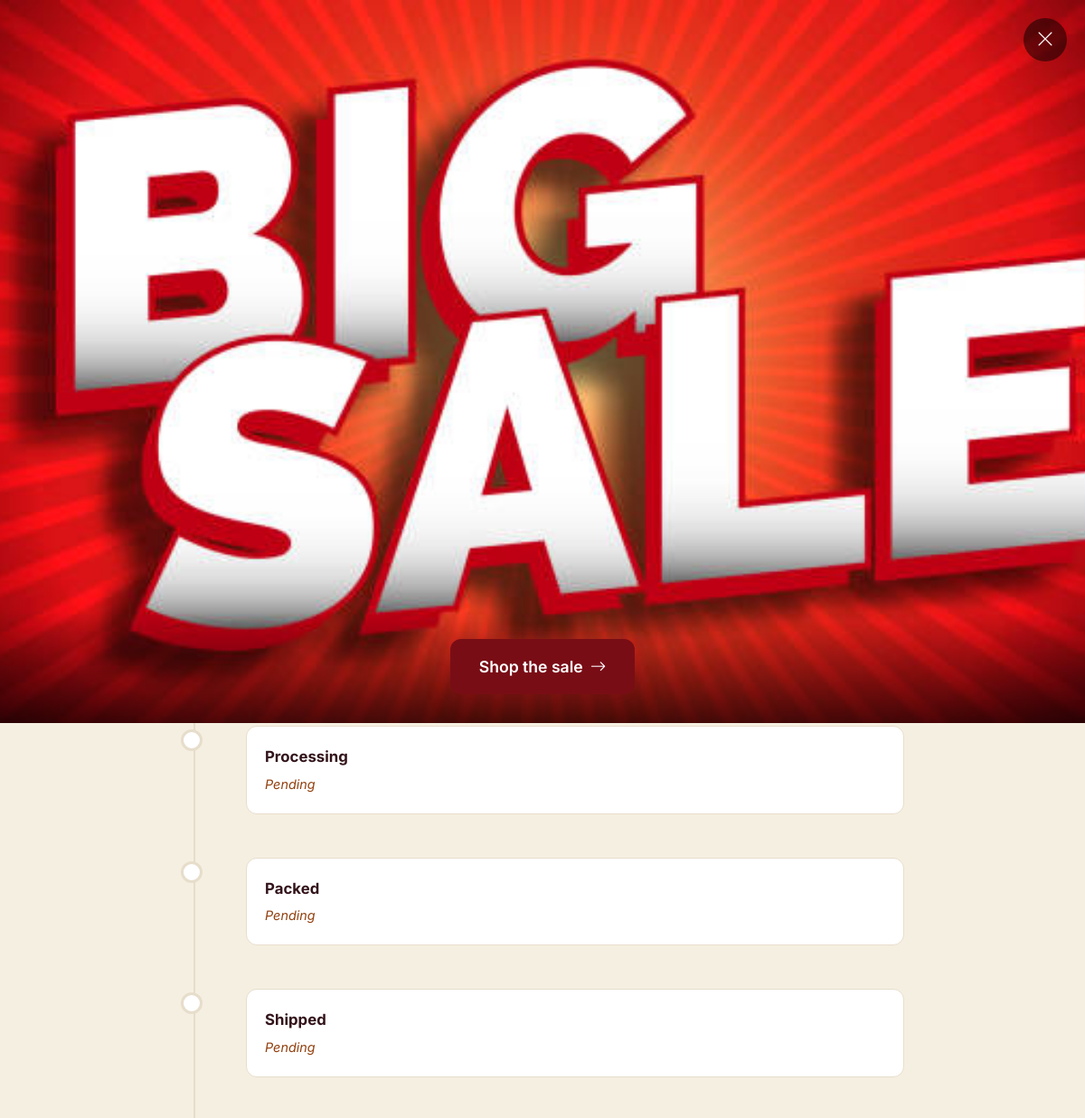
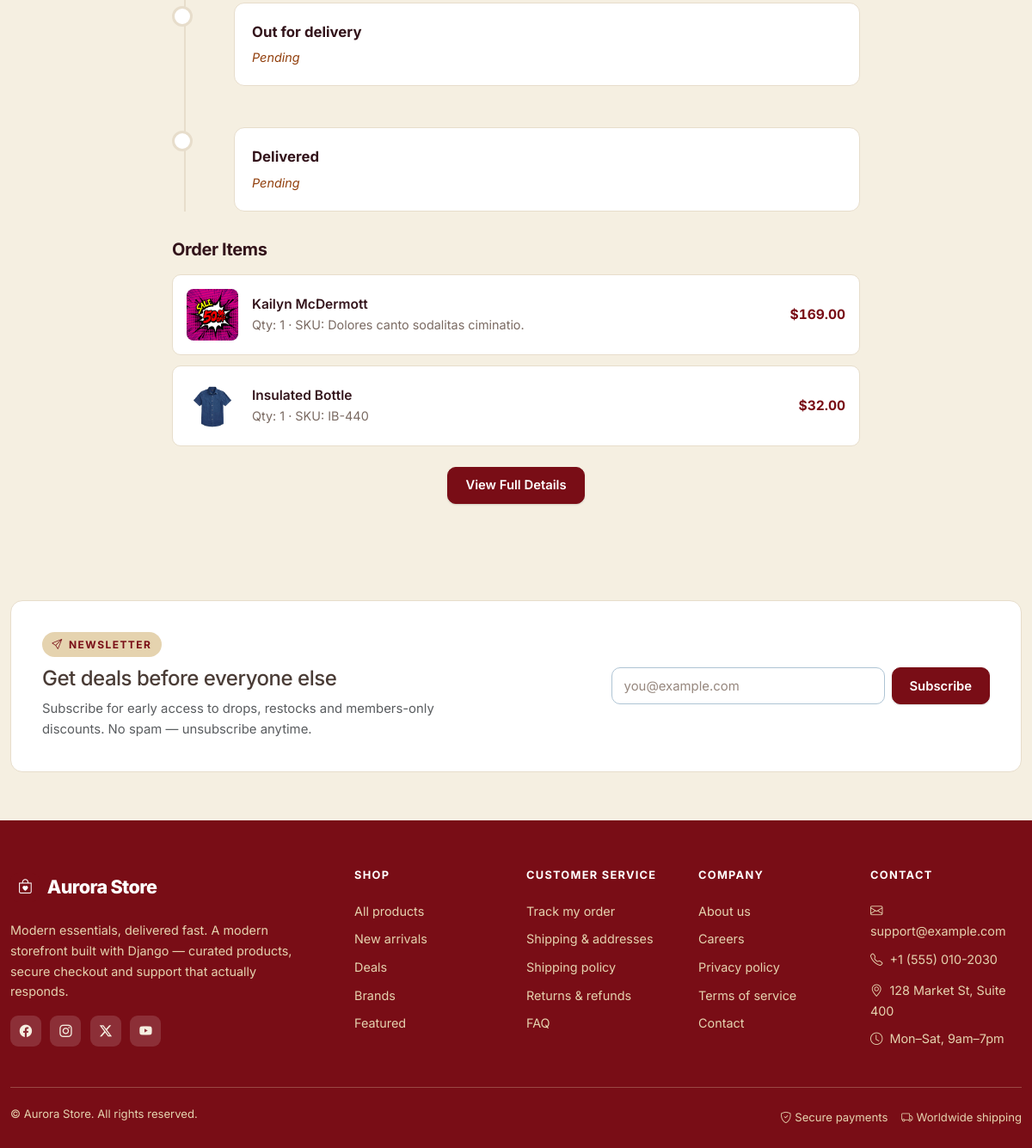
Page /orders/track/ORD-20261012-0005/ (signed in) on the committed database (2 pictures, top to bottom).
### apps/orders/models.py (models this page shows, shortened)
class OrderItem(models.Model):
    order = models.ForeignKey(Order, on_delete=models.CASCADE, related_name="items")
    product = models.ForeignKey(
        "catalog.Product",
        on_delete=models.SET_NULL,
        null=True,
        blank=True,
        related_name="order_items",
    )
    variant = models.ForeignKey(
        "catalog.ProductVariant",
        on_delete=models.SET_NULL,
        null=True,
        blank=True,
        related_name="order_items",
    )
    product_name = models.CharField(max_length=255)
    product_slug = models.CharField(max_length=255, blank=True)
    product_sku = models.CharField(max_length=64)
    variant_name = models.CharField(max_length=150, blank=True)
    image_url = models.CharField(max_length=500, blank=True)
    unit_price = models.DecimalField(max_digits=10, decimal_places=2)
    original_price = models.DecimalField(max_digits=10, decimal_places=2, default=0)
    quantity = models.PositiveIntegerField(default=1)
    line_total = models.DecimalField(max_digits=10, decimal_places=2, default=0)
    class Meta:
        ordering = ("id",)
    @property
    def display_name(self):
        if self.variant_name:
            return f"{self.product_name} ({self.variant_name})"
        return self.product_name

### apps/banners/models.py (models this page shows, shortened)
class Banner(TimeStampedModel):
    class ClickAction(models.TextChoices):
        LINK = "link", _("Navigate to URL")
        MODAL = "modal", _("Open full-screen modal")
    class DeviceTarget(models.TextChoices):
        ALL = "all", _("All devices")
        DESKTOP = "desktop", _("Desktop only")
        MOBILE = "mobile", _("Mobile only")
    class TextAlignment(models.TextChoices):
        LEFT = "left", _("Left")
        CENTER = "center", _("Center")
        RIGHT = "right", _("Right")
    class ButtonStyle(models.TextChoices):
        PRIMARY = "primary", _("Primary")
        OUTLINE = "outline", _("Outline")
        GHOST = "ghost", _("Ghost")
    title = models.CharField(_("title"), max_length=200)
    slug = models.SlugField(_("slug"), max_length=200, unique=True)
    image = models.ImageField(
        _("image"),
        upload_to="banners/%Y/%m/",
        validators=[validate_image_file],
        help_text=_("Main desktop image (recommended 1920x600px)"),
    )
    mobile_image = models.ImageField(
        _("mobile image"),
        upload_to="banners/%Y/%m/",
        blank=True,
        validators=[validate_image_file],
        help_text=_("Optional mobile-specific image (recommended 750x800px)"),
    )
    click_action = models.CharField(
        _("click action"),
        max_length=10,
        choices=ClickAction.choices,
        default=ClickAction.LINK,
    )
    link_url = models.URLField(
        _("link URL"),
        blank=True,
        help_text=_("Required when click action is 'Navigate to URL'"),
    )
    modal_content = models.TextField(
        _("modal content"),
        blank=True,
        help_text=_("HTML content for modal (when click action is 'Open full-screen modal')"),
    )
    button_text = models.CharField(
        _("button text"),
        max_length=50,
        blank=True,
        help_text=_("CTA button text (e.g., 'Shop Now', 'Learn More')"),
    )
    button_style = models.CharField(
        _("button style"),
        max_length=10,
        choices=ButtonStyle.choices,
        default=ButtonStyle.PRIMARY,
    )
    valid_from = models.DateTimeField(_("valid from"), default=timezone.now)
    valid_until = models.DateTimeField(_("valid until"), null=True, blank=True)
    is_active = models.BooleanField(_("active"), default=True, db_index=True)
    device_target = models.CharField(
        _("device target"),
        max_length=10,
        choices=DeviceTarget.choices,
        default=DeviceTarget.ALL,
    )
    countries = models.JSONField(
        _("countries"),
        default=list,
        blank=True,
        help_text=_("ISO 3166-1 alpha-2 country codes (e.g., ['US', 'CA']). Empty = all countries."),
    )
    user_segments = models.JSONField(
        _("user segments"),
        default=dict,
        blank=True,
        help_text=_("JSON object: {'new_visitors': true, 'returning': false, 'has_orders': true}"),
    )
    min_order_count = models.PositiveIntegerField(
        _("minimum order count"),
        default=0,
        help_text=_("Show only to users with at least this many completed orders"),
    )
    show_once_per_session = models.BooleanField(
        _("show once per session"),
        default=False,
        help_text=_("Use sessionStorage to show banner only once per browser session"),
    )
    is_popup = models.BooleanField(
        _("deal popup"),
        default=False,
        db_index=True,
        help_text=_(
            "Auto-show as a centered deal popup near the top of the page on load "
            "(image only, with a close button)"
        ),
    )
    position = models.PositiveIntegerField(
        _("position"),
        default=0,
        help_text=_("Higher values appear first. Used for ordering multiple active banners."),
    )
    overlay_gradient = models.BooleanField(
        _("overlay gradient"),
        default=True,
        help_text=_("Dark gradient overlay for text readability on image"),
    )
    text_alignment = models.CharField(
        _("text alignment"),
        max_length=10,
        choices=TextAlignment.choices,
        default=TextAlignment.LEFT,
    )
    custom_css = models.TextField(
        _("custom CSS"),
        blank=True,
        help_text=_("Additional CSS classes or inline styles for advanced styling"),
    )
    impressions = models.PositiveIntegerField(_("impressions"), default=0, editable=False)
    clicks = models.PositiveIntegerField(_("clicks"), default=0, editable=False)
    class Meta:
        verbose_name = _("banner")
        verbose_name_plural = _("banners")
        ordering = ("-position", "-created_at")
        indexes = [
            models.Index(fields=["is_active", "valid_from", "valid_until"]),
            models.Index(fields=["position", "-created_at"]),
        ]
    @property
    def is_expired(self):
        return self.valid_until is not None and self.valid_until < timezone.now()
    @property
    def is_started(self):
        return self.valid_from <= timezone.now()
    @property
    def is_scheduled_valid(self):
        return self.is_started and not self.is_expired
    def matches_request(self, request, *, skip_session_check=False):
        if not self.is_active or not self.is_scheduled_valid:
            return False
        if self.device_target != self.DeviceTarget.ALL:
            is_mobile = getattr(request, "is_mobile", False)
            if self.device_target == self.DeviceTarget.MOBILE and not is_mobile:
                return False
            if self.device_target == self.DeviceTarget.DESKTOP and is_mobile:
                return False
        if self.countries:
            country_code = getattr(request, "country_code", None)
            if not country_code or country_code.upper() not in [c.upper() for c in self.countries]:
                return False
        if self.user_segments:
            if not self._matches_user_segments(request):
                return False
        if self.min_order_count > 0:
            if not self._matches_min_orders(request):
                return False
        if self.show_once_per_session and not skip_session_check:
            if self._seen_in_session(request):
                return False
        return True

### apps/orders/views.py (the view, shortened to what this page needs)
# urls.py: path("track/<str:order_number>/", views.track_order, name="track"),
def track_order(request, order_number):
    order = get_object_or_404(
        Order.objects.prefetch_related("items", "status_history", "payments"),
        order_number=order_number,
    )
    user = getattr(request, "user", None)
    signed_in = bool(user is not None and user.is_authenticated)
    owns_order = signed_in and order.user_id and order.user_id == user.pk
    is_staff = signed_in and user.is_management
    verify_email = request.GET.get("email", "").strip().lower()
    verify_phone = request.GET.get("phone", "").strip()
    session_key = f"track_verified_{order_number}"
    if owns_order or is_staff:
        request.session[session_key] = True
    context = {
        "order": order,
        "items": order.items.all(),
        "steps": order.tracking_steps,
        "payment": order.payments.order_by("-created_at").first(),
    }
    return render(request, "orders/track.html", context)

### templates/orders/track.html (shortened to what this page needs)
{% extends "base.html" %}
{% load i18n static core_tags %}
{% block content %}
<section class="au-section">
  <div class="container-xxl">
    <div class="track-container">
      {% if needs_verification %}
        <div class="verify-form">
          {% if error %}
            <div class="error-msg">{{ error }}</div>
          {% endif %}
          <h3 class="text-center mb-4">{% trans "Track Order" %} <span class="order-number">{{ order.order_number }}</span></h3>
          <p class="text-center text-muted mb-4">
            {% trans "Enter the email or phone used at checkout to view tracking details." %}
          </p>
          <form method="get" action="">
            <div class="mb-3">
              <label class="form-label">{% trans "Email" %}</label>
              <input type="email" name="email" class="form-control" placeholder="you@example.com" autocomplete="email">
            </div>
            <div class="mb-3">
              <label class="form-label">{% trans "Phone" %}</label>
              <input type="tel" name="phone" class="form-control" placeholder="+1 (555) 000-0000" autocomplete="tel">
            </div>
            <button type="submit" class="btn btn-primary">{% trans "Track Order" %}</button>
          </form>
          {% if has_account and not user.is_authenticated %}
            <p class="text-center mt-3 mb-0" style="font-size:14px">
              {% trans "Placed with an account?" %}
              <a href="{% url 'accounts:login' %}?next={% url 'orders:track' order.order_number %}">{% trans "Sign in to track" %}</a>
            </p>
          {% endif %}
        </div>
      {% else %}
        <div class="track-header">
          <div class="order-number">{{ order.order_number }}</div>
          <div class="order-date">{% trans "Placed" %} {{ order.created_at|date:"F j, Y · g:i A" }}</div>
        </div>
        <div class="track-summary row g-3">
          <div class="col-sm-6 col-lg-3">
            <div class="label">{% trans "Status" %}</div>
            <div class="value">
              <span class="au-status {{ order.status }}">{{ order.get_status_display }}</span>
            </div>
          </div>
          <div class="col-sm-6 col-lg-3">
            <div class="label">{% trans "Payment" %}</div>
            <div class="value">
              {% if order.is_paid %}
                <span class="badge bg-success-subtle text-success"><i class="bi bi-check2-circle"></i> {% trans "Paid" %}</span>
              {% else %}
                <span class="badge bg-warning-subtle text-warning"> {% trans "Pending" %}</span>
              {% endif %}
            </div>
          </div>
          <div class="col-sm-6 col-lg-3">
            <div class="label">{% trans "Shipping" %}</div>
            <div class="value">{{ order.shipping_method_name|default:"—" }}</div>
          </div>
          <div class="col-sm-6 col-lg-3">
            <div class="label">{% trans "Total" %}</div>
            <div class="value">{{ order.total|currency }}</div>
          </div>
        </div>
        <div class="track-timeline">
          {% for step in steps %}
          <div class="track-step {% if step.done %}done{% elif step.current %}current{% endif %}">
            <div class="step-icon">
              {% if step.done %}<i class="bi bi-check"></i>
              {% elif step.current %}<i class="bi bi-arrow-right"></i>
              {% else %}<i class="bi bi-circle"></i>{% endif %}
            </div>
            <div class="step-content">
              <div class="step-label">{{ step.label }}</div>
              <div class="step-time {% if not step.timestamp %}pending{% endif %}">
                {% if step.timestamp %}
                  {{ step.timestamp|date:"F j, Y · g:i A" }}
                {% else %}
                  {% trans "Pending" %}
                {% endif %}
              </div>
            </div>
          </div>
          {% endfor %}
        </div>
        <div class="track-items">
          <h5 class="mb-3">{% trans "Order Items" %}</h5>
          {% for item in items %}
          <div class="track-item">
            {% if item.image_url %}
              <img src="{{ item.image_url }}" alt="{{ item.product_name }}">
            {% else %}
              <div style="width:60px;height:60px;background:#f5efe1;border-radius:8px;display:flex;align-items:center;justify-content:center;">
                <i class="bi bi-box-seam" style="font-size:1.5rem;color:#aec4d4;"></i>
              </div>
            {% endif %}
            <div class="item-info">
              <div class="item-name">{{ item.display_name }}</div>
              <div class="item-qty">{% blocktrans with qty=item.quantity sku=item.product_sku %}Qty: {{ qty }} · SKU: {{ sku }}{% endblocktrans %}</div>
            </div>
            <div class="item-price">{{ item.line_total|currency }}</div>
          </div>
          {% endfor %}
        </div>
        <div class="text-center mt-4">
          {% if user.is_authenticated %}
            <a href="{% url 'orders:detail' order.order_number %}" class="btn btn-primary">{% trans "View Full Details" %}</a>
          {% else %}
            <a href="{% url 'accounts:login' %}?next={% url 'orders:track' order.order_number %}" class="btn btn-primary">{% trans "Sign In for Full Details" %}</a>
          {% endif %}
        </div>
      {% endif %}
    </div>
  </div>
</section>
{% endblock %}

### templates/includes/deal_popup.html (shortened to what this page needs)
{% load i18n %}
{% if popup_banner %}
<div class="modal fade deal-promo-modal"
     id="dealPromoModal{{ popup_banner.id }}"
     tabindex="-1"
     aria-labelledby="dealPromoLabel{{ popup_banner.id }}"
     aria-hidden="true"
     data-banner-id="{{ popup_banner.id }}"
     data-show-once-per-session="{{ popup_banner.show_once_per_session|yesno:'true,false' }}"
     data-promo-url="{% url 'banners:track_impression' popup_banner.id %}"
     data-seen-url="{% url 'banners:mark_seen' popup_banner.id %}">
  <div class="modal-dialog modal-dialog-centered deal-promo-dialog">
    <div class="modal-content deal-promo-content">
      <button type="button"
              class="deal-promo-close"
              data-bs-dismiss="modal"
              aria-label="{% trans 'Close' %}">
        <i class="bi bi-x-lg" aria-hidden="true"></i>
      </button>
      <div class="deal-promo-body">
        {% if popup_banner.mobile_image %}
        <picture>
          <source media="(max-width: 767px)" srcset="{{ popup_banner.mobile_image.url }}">
          <img src="{{ popup_banner.image.url }}" alt="{{ popup_banner.title }}" class="deal-promo-image" loading="eager">
        </picture>
        {% else %}
        <img src="{{ popup_banner.image.url }}" alt="{{ popup_banner.title }}" class="deal-promo-image" loading="eager">
        {% endif %}
      </div>
      {% if popup_banner.button_text and popup_banner.link_url %}
      <div class="deal-promo-footer">
        <a href="{{ popup_banner.link_url }}"
           class="deal-promo-btn"
           data-banner-id="{{ popup_banner.id }}"
           data-banner-action="modal_link"
           data-click-url="{% url 'banners:track_click' popup_banner.id %}">
          {{ popup_banner.button_text }} <i class="bi bi-arrow-right" aria-hidden="true"></i>
        </a>
      </div>
      {% endif %}
    </div>
  </div>
</div>
{% endif %}

### rows in the picture
OrderItem: image_url (picture), display_name "Kailyn McDermott", line_total "$169.00"
OrderItem: image_url (picture), display_name "Insulated Bottle", line_total "$32.00"
Banner: image (picture), button_text "Shop the sale"

### other values in the picture
{{ step.label }} "Processing" "Packed" "Shipped" "Out for delivery" "Delivered"
{{ SITE_NAME }} "Aurora Store"
{{ SUPPORT_EMAIL }} "support@example.com"
{{ SUPPORT_PHONE }} "+1 (555) 010-2030"
